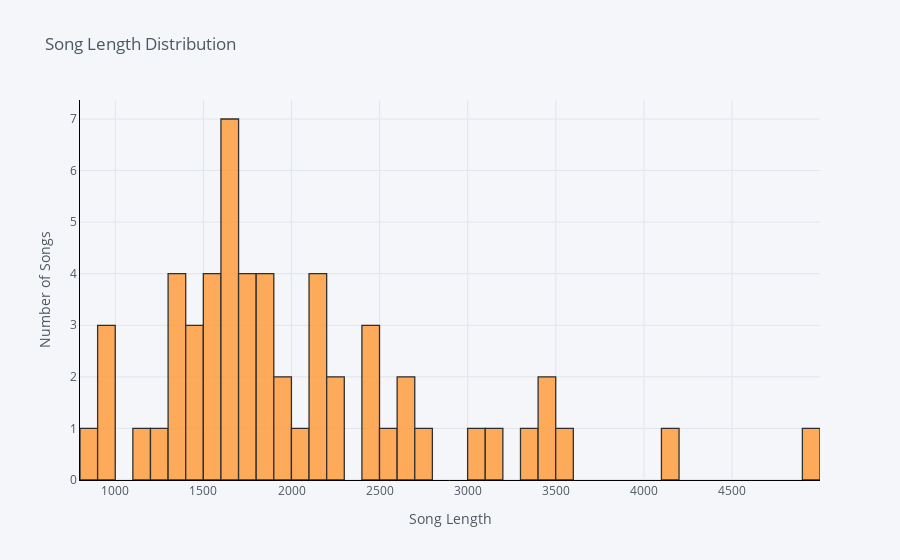

Write notebook code for a chart like this one.
### Code cell
#Distribution of songs and their length
data['song_length'].iplot(
    kind = 'hist',
    bins = 56, #A small database so I limited this to the number of rows so the spread will be even. 
    xTitle = 'Song Length',
    linecolor = 'black',
    yTitle = 'Number of Songs',
    title = 'Song Length Distribution')

### Figure 1 — Plotly figure (JSON) as saved in the notebook; plotly's stock layout.template omitted (floating-point values rounded to 4 significant figures)
{"data": [{"histfunc": "count", "histnorm": "", "marker": {"color": "rgba(255, 153, 51, 1.0)", "line": {"color": "#000000", "width": 1.3}}, "name": "song_length", "nbinsx": 56, "opacity": 0.8, "orientation": "v", "type": "histogram", "x": [2454, 2120, 3103, 1614, 1865, 1859, 2769, 1668, 3040, 2680, 1100, 2067, 1543, 1618, 1324, 916, 1251, 2141, 960, 1556, 3566, 1355, 1558, 889, 1445, 1780, 1559, 2225, 1388, 3434, 1809, 1660, 1707, 1924, 1695, 1608, 3469, 2444, 1422, 1741, 2507, 3313, 2117, 1401, 2116, 1745, 4965, 1347, 2248, 1875, 1660, 2625, 4159, 1940, 976, 2434]}], "layout": {"barmode": "overlay", "legend": {"bgcolor": "#F5F6F9", "font": {"color": "#4D5663"}}, "paper_bgcolor": "#F5F6F9", "plot_bgcolor": "#F5F6F9", "title": {"font": {"color": "#4D5663"}, "text": "Song Length Distribution"}, "xaxis": {"gridcolor": "#E1E5ED", "linecolor": "black", "showgrid": true, "tickfont": {"color": "#4D5663"}, "title": {"font": {"color": "#4D5663"}, "text": "Song Length"}, "zerolinecolor": "#E1E5ED"}, "yaxis": {"gridcolor": "#E1E5ED", "linecolor": "black", "showgrid": true, "tickfont": {"color": "#4D5663"}, "title": {"font": {"color": "#4D5663"}, "text": "Number of Songs"}, "zerolinecolor": "#E1E5ED"}}}
